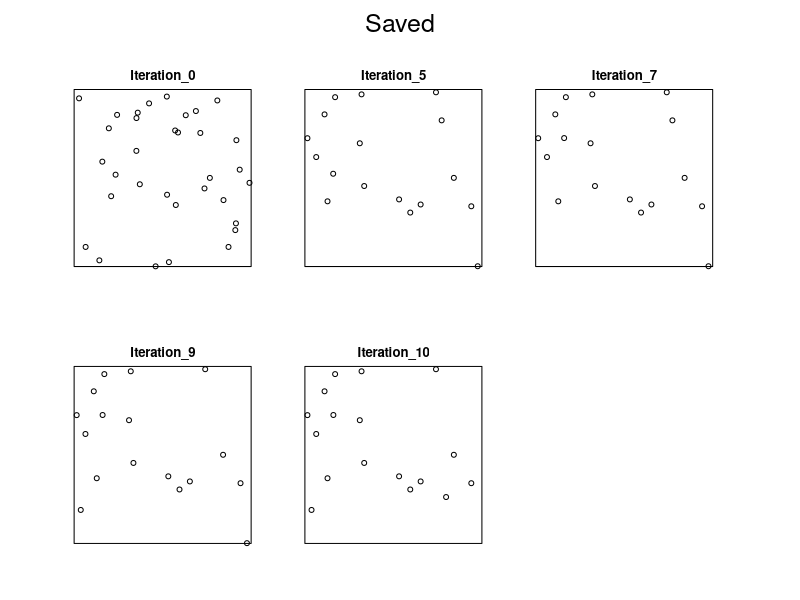

This figure's R source:
library(spatstat)


### Name: rmh.default
### Title: Simulate Point Process Models using the Metropolis-Hastings
###   Algorithm.
### Aliases: rmh.default
### Keywords: spatial datagen

### ** Examples

   if(interactive()) {
     nr   <- 1e5
     nv  <- 5000
     ns <- 200
   } else {
     nr  <- 10
     nv <- 5
     ns <- 20
     oldopt <- spatstat.options()
     spatstat.options(expand=1.1)
   }
   set.seed(961018)
   
   # Strauss process.
   mod01 <- list(cif="strauss",par=list(beta=2,gamma=0.2,r=0.7),
                 w=c(0,10,0,10))
   X1.strauss <- rmh(model=mod01,start=list(n.start=ns),
                     control=list(nrep=nr,nverb=nv))

   if(interactive()) plot(X1.strauss)
   
   # Strauss process, conditioning on n = 42:
   X2.strauss <- rmh(model=mod01,start=list(n.start=42),
                     control=list(p=1,nrep=nr,nverb=nv))

   # Tracking algorithm progress:
   X <- rmh(model=mod01,start=list(n.start=ns),
            control=list(nrep=nr, nsave=nr/5, nburn=nr/2, track=TRUE))
   History <- attr(X, "history")
   Saved <- attr(X, "saved")
   head(History)
   plot(Saved)

   # Hard core process:
   mod02 <- list(cif="hardcore",par=list(beta=2,hc=0.7),w=c(0,10,0,10))
   X3.hardcore <- rmh(model=mod02,start=list(n.start=ns),
                     control=list(nrep=nr,nverb=nv))
   
   if(interactive()) plot(X3.hardcore)

   # Strauss process equal to pure hardcore:
   mod02s <- list(cif="strauss",par=list(beta=2,gamma=0,r=0.7),w=c(0,10,0,10))
   X3.strauss <- rmh(model=mod02s,start=list(n.start=ns),
                     control=list(nrep=nr,nverb=nv))
   
   # Strauss process in a polygonal window.
   x     <- c(0.55,0.68,0.75,0.58,0.39,0.37,0.19,0.26,0.42)
   y     <- c(0.20,0.27,0.68,0.99,0.80,0.61,0.45,0.28,0.33)
   mod03 <- list(cif="strauss",par=list(beta=2000,gamma=0.6,r=0.07),
                w=owin(poly=list(x=x,y=y)))
   X4.strauss <- rmh(model=mod03,start=list(n.start=ns),
                     control=list(nrep=nr,nverb=nv))
   if(interactive()) plot(X4.strauss)
   
   # Strauss process in a polygonal window, conditioning on n = 80.
   X5.strauss <- rmh(model=mod03,start=list(n.start=ns),
                     control=list(p=1,nrep=nr,nverb=nv))
   
   # Strauss process, starting off from X4.strauss, but with the
   # polygonal window replace by a rectangular one.  At the end,
   # the generated pattern is clipped to the original polygonal window.
   xxx <- X4.strauss
   Window(xxx) <- as.owin(c(0,1,0,1))
   X6.strauss <- rmh(model=mod03,start=list(x.start=xxx),
                     control=list(nrep=nr,nverb=nv))
   
   # Strauss with hardcore:
   mod04 <- list(cif="straush",par=list(beta=2,gamma=0.2,r=0.7,hc=0.3),
                w=c(0,10,0,10))
   X1.straush <- rmh(model=mod04,start=list(n.start=ns),
                     control=list(nrep=nr,nverb=nv))
   
   # Another Strauss with hardcore (with a perhaps surprising result):
   mod05 <- list(cif="straush",par=list(beta=80,gamma=0.36,r=45,hc=2.5),
                w=c(0,250,0,250))
   X2.straush <- rmh(model=mod05,start=list(n.start=ns),
                     control=list(nrep=nr,nverb=nv))
   
   # Pure hardcore (identical to X3.strauss).
   mod06 <- list(cif="straush",par=list(beta=2,gamma=1,r=1,hc=0.7),
                w=c(0,10,0,10))
   X3.straush <- rmh(model=mod06,start=list(n.start=ns),
                     control=list(nrep=nr,nverb=nv))
   
   # Soft core:
   w    <- c(0,10,0,10)
   mod07 <- list(cif="sftcr",par=list(beta=0.8,sigma=0.1,kappa=0.5),
                w=c(0,10,0,10))
   X.sftcr <- rmh(model=mod07,start=list(n.start=ns),
                  control=list(nrep=nr,nverb=nv))
   if(interactive()) plot(X.sftcr)

   # Area-interaction process:
   mod42 <- rmhmodel(cif="areaint",par=list(beta=2,eta=1.6,r=0.7),
                 w=c(0,10,0,10))
   X.area <- rmh(model=mod42,start=list(n.start=ns),
                  control=list(nrep=nr,nverb=nv))
   if(interactive()) plot(X.area)

   # Triplets process
   modtrip <- list(cif="triplets",par=list(beta=2,gamma=0.2,r=0.7),
                   w=c(0,10,0,10))
   X.triplets <- rmh(model=modtrip,
                     start=list(n.start=ns),
                     control=list(nrep=nr,nverb=nv))
   if(interactive()) plot(X.triplets)
   
   # Multitype Strauss:
   beta <- c(0.027,0.008)
   gmma <- matrix(c(0.43,0.98,0.98,0.36),2,2)
   r    <- matrix(c(45,45,45,45),2,2)
   mod08 <- list(cif="straussm",par=list(beta=beta,gamma=gmma,radii=r),
                w=c(0,250,0,250))
   X1.straussm <- rmh(model=mod08,start=list(n.start=ns),
                      control=list(ptypes=c(0.75,0.25),nrep=nr,nverb=nv))
   if(interactive()) plot(X1.straussm)
   
   # Multitype Strauss conditioning upon the total number
   # of points being 80:
   X2.straussm <- rmh(model=mod08,start=list(n.start=ns),
                      control=list(p=1,ptypes=c(0.75,0.25),nrep=nr,
                                   nverb=nv))
   
   # Conditioning upon the number of points of type 1 being 60
   # and the number of points of type 2 being 20:
   X3.straussm <- rmh(model=mod08,start=list(n.start=c(60,20)),
                      control=list(fixall=TRUE,p=1,ptypes=c(0.75,0.25),
                                   nrep=nr,nverb=nv))
   
   # Multitype Strauss hardcore:
   rhc  <- matrix(c(9.1,5.0,5.0,2.5),2,2)
   mod09 <- list(cif="straushm",par=list(beta=beta,gamma=gmma,
                iradii=r,hradii=rhc),w=c(0,250,0,250))
   X.straushm <- rmh(model=mod09,start=list(n.start=ns),
                     control=list(ptypes=c(0.75,0.25),nrep=nr,nverb=nv))
   
   # Multitype Strauss hardcore with trends for each type:
   beta  <- c(0.27,0.08)
   tr3   <- function(x,y){x <- x/250; y <- y/250;
   			   exp((6*x + 5*y - 18*x^2 + 12*x*y - 9*y^2)/6)
                         }
                         # log quadratic trend
   tr4   <- function(x,y){x <- x/250; y <- y/250;
                         exp(-0.6*x+0.5*y)}
                        # log linear trend
   mod10 <- list(cif="straushm",par=list(beta=beta,gamma=gmma,
                 iradii=r,hradii=rhc),w=c(0,250,0,250),
                 trend=list(tr3,tr4))
   X1.straushm.trend <- rmh(model=mod10,start=list(n.start=ns),
                            control=list(ptypes=c(0.75,0.25),
                            nrep=nr,nverb=nv))
   if(interactive()) plot(X1.straushm.trend)
   
   # Multitype Strauss hardcore with trends for each type, given as images:
   bigwin <- square(250)
   i1 <- as.im(tr3, bigwin)
   i2 <- as.im(tr4, bigwin)   
   mod11 <- list(cif="straushm",par=list(beta=beta,gamma=gmma,
                 iradii=r,hradii=rhc),w=bigwin,
                 trend=list(i1,i2))
   X2.straushm.trend <- rmh(model=mod11,start=list(n.start=ns),
                            control=list(ptypes=c(0.75,0.25),expand=1,
                            nrep=nr,nverb=nv))
   
   # Diggle, Gates, and Stibbard:
   mod12 <- list(cif="dgs",par=list(beta=3600,rho=0.08),w=c(0,1,0,1))
   X.dgs <- rmh(model=mod12,start=list(n.start=ns),
                control=list(nrep=nr,nverb=nv))
   if(interactive()) plot(X.dgs)
   
   # Diggle-Gratton:
   mod13 <- list(cif="diggra",
                 par=list(beta=1800,kappa=3,delta=0.02,rho=0.04),
                 w=square(1))
   X.diggra <- rmh(model=mod13,start=list(n.start=ns),
                   control=list(nrep=nr,nverb=nv))
   if(interactive()) plot(X.diggra)
   
   # Fiksel:
   modFik <- list(cif="fiksel",
                 par=list(beta=180,r=0.15,hc=0.07,kappa=2,a= -1.0),
                 w=square(1))
   X.fiksel <- rmh(model=modFik,start=list(n.start=ns),
                   control=list(nrep=nr,nverb=nv))
   if(interactive()) plot(X.fiksel)
   
   # Geyer:
   mod14 <- list(cif="geyer",par=list(beta=1.25,gamma=1.6,r=0.2,sat=4.5),
                 w=c(0,10,0,10))
   X1.geyer <- rmh(model=mod14,start=list(n.start=ns),
                   control=list(nrep=nr,nverb=nv))
   if(interactive()) plot(X1.geyer)
   
   # Geyer; same as a Strauss process with parameters
   # (beta=2.25,gamma=0.16,r=0.7):
   
   mod15 <- list(cif="geyer",par=list(beta=2.25,gamma=0.4,r=0.7,sat=10000),
                 w=c(0,10,0,10))
   X2.geyer <- rmh(model=mod15,start=list(n.start=ns),
                   control=list(nrep=nr,nverb=nv))
   
   mod16 <- list(cif="geyer",par=list(beta=8.1,gamma=2.2,r=0.08,sat=3))
   data(redwood)
   X3.geyer <- rmh(model=mod16,start=list(x.start=redwood),
                   control=list(periodic=TRUE,nrep=nr,nverb=nv))
   
   # Geyer, starting from the redwood data set, simulating
   # on a torus, and conditioning on n:
   X4.geyer <- rmh(model=mod16,start=list(x.start=redwood),
                   control=list(p=1,periodic=TRUE,nrep=nr,nverb=nv))

   # Lookup (interaction function h_2 from page 76, Diggle (2003)):
      r <- seq(from=0,to=0.2,length=101)[-1] # Drop 0.
      h <- 20*(r-0.05)
      h[r<0.05] <- 0
      h[r>0.10] <- 1
      mod17 <- list(cif="lookup",par=list(beta=4000,h=h,r=r),w=c(0,1,0,1))
      X.lookup <- rmh(model=mod17,start=list(n.start=ns),
                      control=list(nrep=nr,nverb=nv))
      if(interactive()) plot(X.lookup)
                   
   # Strauss with trend
   tr <- function(x,y){x <- x/250; y <- y/250;
   			   exp((6*x + 5*y - 18*x^2 + 12*x*y - 9*y^2)/6)
                         }
   beta <- 0.3
   gmma <- 0.5
   r    <- 45
   modStr <- list(cif="strauss",par=list(beta=beta,gamma=gmma,r=r),
                 w=square(250), trend=tr)
   X1.strauss.trend <- rmh(model=modStr,start=list(n.start=ns),
                           control=list(nrep=nr,nverb=nv))
   # Baddeley-Geyer
   r <- seq(0,0.2,length=8)[-1]
   gmma <- c(0.5,0.6,0.7,0.8,0.7,0.6,0.5)
   mod18 <- list(cif="badgey",par=list(beta=4000, gamma=gmma,r=r,sat=5),
                 w=square(1))
   X1.badgey <- rmh(model=mod18,start=list(n.start=ns),
                    control=list(nrep=nr,nverb=nv))
   mod19 <- list(cif="badgey",
                 par=list(beta=4000, gamma=gmma,r=r,sat=1e4),
                 w=square(1))
   set.seed(1329)
   X2.badgey <- rmh(model=mod18,start=list(n.start=ns),
                    control=list(nrep=nr,nverb=nv))

   # Check:
   h <- ((prod(gmma)/cumprod(c(1,gmma)))[-8])^2
   hs <- stepfun(r,c(h,1))
   mod20 <- list(cif="lookup",par=list(beta=4000,h=hs),w=square(1))
   set.seed(1329)
   X.check <- rmh(model=mod20,start=list(n.start=ns),
                      control=list(nrep=nr,nverb=nv))
   # X2.badgey and X.check will be identical.

   mod21 <- list(cif="badgey",par=list(beta=300,gamma=c(1,0.4,1),
                 r=c(0.035,0.07,0.14),sat=5), w=square(1))
   X3.badgey <- rmh(model=mod21,start=list(n.start=ns),
                    control=list(nrep=nr,nverb=nv))
   # Same result as Geyer model with beta=300, gamma=0.4, r=0.07,
   # sat = 5 (if seeds and control parameters are the same)

   # Or more simply:
   mod22 <- list(cif="badgey",
                 par=list(beta=300,gamma=0.4,r=0.07, sat=5),
                 w=square(1))
   X4.badgey <- rmh(model=mod22,start=list(n.start=ns),
                    control=list(nrep=nr,nverb=nv))
   # Same again --- i.e. the BadGey model includes the Geyer model.


   # Illustrating scalability.
   ## Not run: 
##D     M1 <- rmhmodel(cif="strauss",par=list(beta=60,gamma=0.5,r=0.04),w=owin())
##D     set.seed(496)
##D     X1 <- rmh(model=M1,start=list(n.start=300))
##D     M2 <- rmhmodel(cif="strauss",par=list(beta=0.6,gamma=0.5,r=0.4),
##D               w=owin(c(0,10),c(0,10)))
##D     set.seed(496)
##D     X2  <- rmh(model=M2,start=list(n.start=300))
##D     chk <- affine(X1,mat=diag(c(10,10)))
##D     all.equal(chk,X2,check.attributes=FALSE)
##D     # Under the default spatstat options the foregoing all.equal()
##D     # will yield TRUE.  Setting spatstat.options(scalable=FALSE) and
##D     # re-running the code will reveal differences between X1 and X2.
##D    
## End(Not run)

   if(!interactive()) spatstat.options(oldopt)
